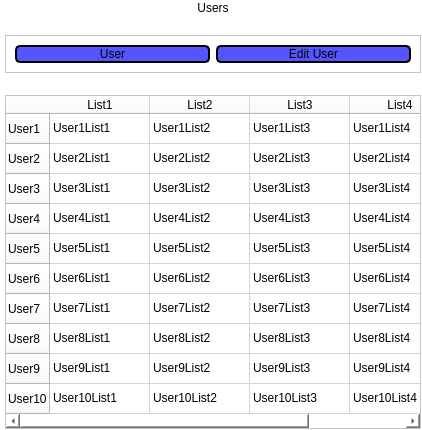
         <widget class="QWidget" name="users_card">
          <property name="sizePolicy">
           <sizepolicy hsizetype="Fixed" vsizetype="Fixed">
            <horstretch>0</horstretch>
            <verstretch>0</verstretch>
           </sizepolicy>
          </property>
          <property name="styleSheet">
           <string notr="true">background-color: rgb(255, 255, 255);</string>
          </property>
          <layout class="QVBoxLayout" name="verticalLayout_5">
           <property name="spacing">
            <number>0</number>
           </property>
           <property name="leftMargin">
            <number>5</number>
           </property>
           <property name="topMargin">
            <number>1</number>
           </property>
           <property name="rightMargin">
            <number>1</number>
           </property>
           <property name="bottomMargin">
            <number>1</number>
           </property>
           <item>
            <widget class="QLabel" name="users_main_title">
             <property name="styleSheet">
              <string notr="true">font: 87 15pt &quot;Arial Black&quot;;</string>
             </property>
             <property name="text">
              <string>Users</string>
             </property>
             <property name="alignment">
              <set>Qt::AlignCenter</set>
             </property>
            </widget>
           </item>
           <item>
            <spacer name="users_above_spacer">
             <property name="orientation">
              <enum>Qt::Horizontal</enum>
             </property>
             <property name="sizeHint" stdset="0">
              <size>
               <width>40</width>
               <height>20</height>
              </size>
             </property>
            </spacer>
           </item>
           <item>
            <widget class="QWidget" name="users_panel" native="true">
             <layout class="QVBoxLayout" name="verticalLayout_18">
              <property name="spacing">
               <number>2</number>
              </property>
              <property name="leftMargin">
               <number>0</number>
              </property>
              <property name="topMargin">
               <number>0</number>
              </property>
              <property name="rightMargin">
               <number>0</number>
              </property>
              <property name="bottomMargin">
               <number>0</number>
              </property>
              <item>
               <widget class="QFrame" name="users_options_container">
                <property name="styleSheet">
                 <string notr="true">QPushButton{
border: 2px solid;
border-color:rgb(0, 0, 0);
background-color: rgb(85, 85, 255);
border-radius: 5px;
font: 75 12pt &quot;Arial Narrow&quot;;
}
QPushButton:hover{
background-color: rgb(255, 255, 255);
border-top-left-radius: 2px;
border-bottom-left-radius: 2px;

font: 75 12pt &quot;Arial Narrow&quot;;
}</string>
                </property>
                <property name="frameShape">
                 <enum>QFrame::StyledPanel</enum>
                </property>
                <property name="frameShadow">
                 <enum>QFrame::Raised</enum>
                </property>
                <layout class="QHBoxLayout" name="horizontalLayout_5">
                 <item>
                  <widget class="QPushButton" name="users_bt_user">
                   <property name="text">
                    <string>User</string>
                   </property>
                  </widget>
                 </item>
                 <item>
                  <widget class="QPushButton" name="users_bt_edit">
                   <property name="text">
                    <string>Edit User</string>
                   </property>
                  </widget>
                 </item>
                </layout>
               </widget>
              </item>
              <item>
               <spacer name="users_below_spacer">
                <property name="orientation">
                 <enum>Qt::Horizontal</enum>
                </property>
                <property name="sizeHint" stdset="0">
                 <size>
                  <width>40</width>
                  <height>20</height>
                 </size>
                </property>
               </spacer>
              </item>
              <item>
               <widget class="QTableWidget" name="users_table">
                <property name="sizeAdjustPolicy">
                 <enum>QAbstractScrollArea::AdjustToContents</enum>
                </property>
                <row>
                 <property name="text">
                  <string>User1</string>
                 </property>
                </row>
                <row>
                 <property name="text">
                  <string>User2</string>
                 </property>
                </row>
                <row>
                 <property name="text">
                  <string>User3</string>
                 </property>
                </row>
                <row>
                 <property name="text">
                  <string>User4</string>
                 </property>
                </row>
                <row>
                 <property name="text">
                  <string>User5</string>
                 </property>
                </row>
                <row>
                 <property name="text">
                  <string>User6</string>
                 </property>
                </row>
                <row>
                 <property name="text">
                  <string>User7</string>
                 </property>
                </row>
                <row>
                 <property name="text">
                  <string>User8</string>
                 </property>
                </row>
                <row>
                 <property name="text">
                  <string>User9</string>
                 </property>
                </row>
                <row>
                 <property name="text">
                  <string>User10</string>
                 </property>
                </row>
                <column>
                 <property name="text">
                  <string>List1</string>
                 </property>
                </column>
                <column>
                 <property name="text">
                  <string>List2</string>
                 </property>
                </column>
                <column>
                 <property name="text">
                  <string>List3</string>
                 </property>
                </column>
                <column>
                 <property name="text">
                  <string>List4</string>
                 </property>
                </column>
                <item row="0" column="0">
                 <property name="text">
                  <string>User1List1</string>
                 </property>
                </item>
                <item row="0" column="1">
                 <property name="text">
                  <string>User1List2</string>
                 </property>
                </item>
                <item row="0" column="2">
                 <property name="text">
                  <string>User1List3</string>
                 </property>
                </item>
                <item row="0" column="3">
                 <property name="text">
                  <string>User1List4</string>
                 </property>
                </item>
                <item row="1" column="0">
                 <property name="text">
                  <string>User2List1</string>
                 </property>
                </item>
                <item row="1" column="1">
                 <property name="text">
                  <string>User2List2</string>
                 </property>
                </item>
                <item row="1" column="2">
                 <property name="text">
                  <string>User2List3</string>
                 </property>
                </item>
                <item row="1" column="3">
                 <property name="text">
                  <string>User2List4</string>
                 </property>
                </item>
                <item row="2" column="0">
                 <property name="text">
                  <string>User3List1</string>
                 </property>
                </item>
                <item row="2" column="1">
                 <property name="text">
                  <string>User3List2</string>
                 </property>
                </item>
                <item row="2" column="2">
                 <property name="text">
                  <string>User3List3</string>
                 </property>
                </item>
                <item row="2" column="3">
                 <property name="text">
                  <string>User3List4</string>
                 </property>
                </item>
                <item row="3" column="0">
                 <property name="text">
                  <string>User4List1</string>
                 </property>
                </item>
                <item row="3" column="1">
                 <property name="text">
                  <string>User4List2</string>
                 </property>
                </item>
                <item row="3" column="2">
                 <property name="text">
                  <string>User4List3</string>
                 </property>
                </item>
                <item row="3" column="3">
                 <property name="text">
                  <string>User4List4</string>
                 </property>
                </item>
                <item row="4" column="0">
                 <property name="text">
                  <string>User5List1</string>
                 </property>
                </item>
                <item row="4" column="1">
                 <property name="text">
                  <string>User5List2</string>
                 </property>
                </item>
                <item row="4" column="2">
                 <property name="text">
                  <string>User5List3</string>
                 </property>
                </item>
                <item row="4" column="3">
                 <property name="text">
                  <string>User5List4</string>
                 </property>
                </item>
                <item row="5" column="0">
                 <property name="text">
                  <string>User6List1</string>
                 </property>
                </item>
                <item row="5" column="1">
                 <property name="text">
                  <string>User6List2</string>
                 </property>
                </item>
                <item row="5" column="2">
                 <property name="text">
                  <string>User6List3</string>
                 </property>
                </item>
                <item row="5" column="3">
                 <property name="text">
                  <string>User6List4</string>
                 </property>
                </item>
                <item row="6" column="0">
                 <property name="text">
                  <string>User7List1</string>
                 </property>
                </item>
                <item row="6" column="1">
                 <property name="text">
                  <string>User7List2</string>
                 </property>
                </item>
                <item row="6" column="2">
                 <property name="text">
                  <string>User7List3</string>
                 </property>
                </item>
                <item row="6" column="3">
                 <property name="text">
                  <string>User7List4</string>
                 </property>
                </item>
                <item row="7" column="0">
                 <property name="text">
                  <string>User8List1</string>
                 </property>
                </item>
                <item row="7" column="1">
                 <property name="text">
                  <string>User8List2</string>
                 </property>
                </item>
                <item row="7" column="2">
                 <property name="text">
                  <string>User8List3</string>
                 </property>
                </item>
                <item row="7" column="3">
                 <property name="text">
                  <string>User8List4</string>
                 </property>
                </item>
                <item row="8" column="0">
                 <property name="text">
                  <string>User9List1</string>
                 </property>
                </item>
                <item row="8" column="1">
                 <property name="text">
                  <string>User9List2</string>
                 </property>
                </item>
                <item row="8" column="2">
                 <property name="text">
                  <string>User9List3</string>
                 </property>
                </item>
                <item row="8" column="3">
                 <property name="text">
                  <string>User9List4</string>
                 </property>
                </item>
                <item row="9" column="0">
                 <property name="text">
                  <string>User10List1</string>
                 </property>
                </item>
                <item row="9" column="1">
                 <property name="text">
                  <string>User10List2</string>
                 </property>
                </item>
                <item row="9" column="2">
                 <property name="text">
                  <string>User10List3</string>
                 </property>
                </item>
                <item row="9" column="3">
                 <property name="text">
                  <string>User10List4</string>
                 </property>
                </item>
               </widget>
              </item>
             </layout>
            </widget>
           </item>
          </layout>
         </widget>
